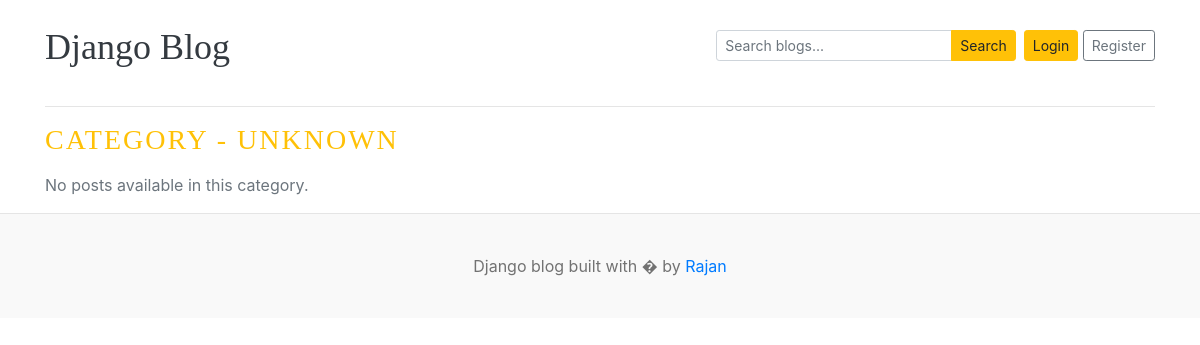
Before: /category/2/ with the older database file.
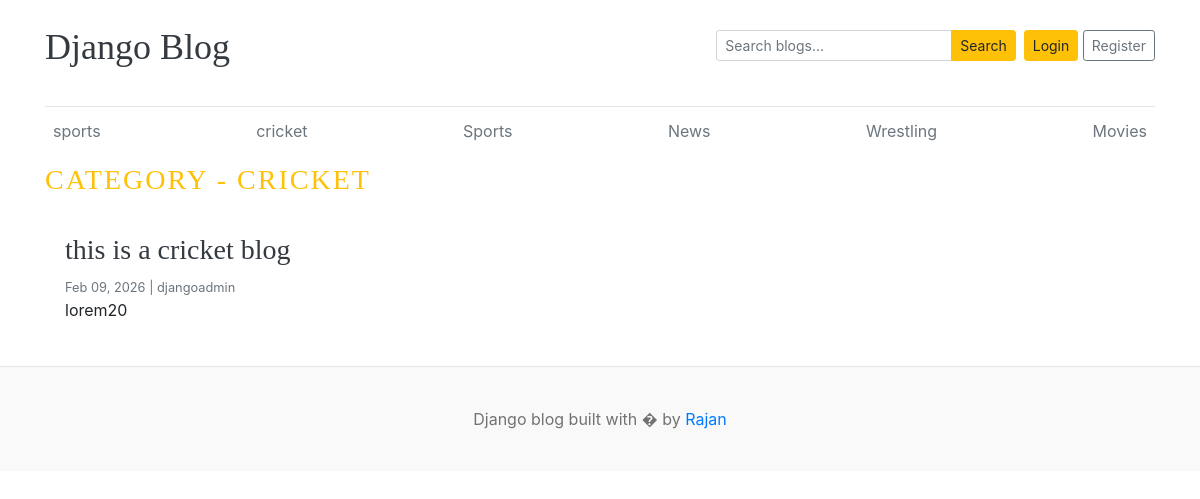
After: the same page with the newer database file.
### blogs/models.py (models this page shows, shortened)
class Category(models.Model):
    category_name = models.CharField(max_length=50, unique=True)
    created_at = models.DateTimeField(auto_now_add=True)
    updated_at = models.DateTimeField(auto_now=True)
    class Meta:
        verbose_name_plural = "Category"

class Blog(models.Model):
    title = models.CharField(max_length=100)
    slug = models.SlugField(max_length=150, unique=True)
    category = models.ForeignKey(Category, on_delete=models.CASCADE)
    author = models.ForeignKey(User, on_delete=models.CASCADE)
    featured_image = models.ImageField(upload_to="uploads/%Y/%m/%d/")
    short_description = models.TextField(max_length=500)
    blog_body = models.TextField(max_length=1000)
    status = models.IntegerField(choices=STATUS_CHOICES, default=0)
    is_featured = models.BooleanField(default=False)
    created_at = models.DateTimeField(auto_now_add=True)
    updated_at = models.DateTimeField(auto_now=True)

### blogs/views.py (the view)
# urls.py: path('<int:category_id>/', views.category_blogs, name='category_blogs'),
def category_blogs(request, category_id):
    posts = Blog.objects.filter(category_id=category_id, status=1)
    current_category = Category.objects.filter(id=category_id).first()
    categories = Category.objects.all()
    context = {
        'posts': posts,
        'current_category': current_category,
        'category': categories,
        'SocialLink': SocialLink.objects.all(),
    }
    return render(request, 'category_blogs.html', context)

### blogs/context_processors.py (called while the page is built)
def get_categories(request):
    categories = Category.objects.all()
    return {'category': categories}

def get_SocialLink(request):
    social_links = SocialLink.objects.all()
    return {'SocialLink': social_links}

### templates/category_blogs.html
{% extends 'base.html' %}
{% block content %}
<h3 class="text-uppercase text-warning mb-3" style="letter-spacing: 2px;">
  Category - {% if current_category %}{{ current_category.category_name }}{% else %}Unknown{% endif %}
</h3>
<div class="row">
  {% if posts %}
    {% for post in posts %}
      <div class="col-md-6 mb-4">
        <div class="card border-0">
          <div class="card-body">
            <h3><a href="{% url 'blogs' post.slug %}" class="text-dark">{{ post.title }}</a></h3>
            <small class="mb-1 text-muted">{{ post.created_at|date:"M d, Y" }} | {{ post.author }}</small>
            <p class="card-text">{{ post.short_description|truncatewords:20 }}</p>
          </div>
        </div>
      </div>
    {% endfor %}
  {% else %}
    <div class="col-12">
      <p class="text-muted">No posts available in this category.</p>
    </div>
  {% endif %}
</div>
{% endblock %}

### templates/base.html (shortened to what this page needs)
{% load static %}
<!DOCTYPE html>
<html lang="en">
<head>
    <link href="https://getbootstrap.com/docs/4.0/dist/css/bootstrap.min.css" rel="stylesheet">
    <link href="{% static 'css/blog.css' %}" rel="stylesheet">
  </head>
<body>
    <div class="container">
      <header class="blog-header py-3">
        <div class="row flex-nowrap justify-content-between align-items-center mb-3">
          <div class="col-6 pt-1">
            <a class="blog-header-logo text-dark" href="/">Django Blog</a>
          </div>
          <div class="col-6 d-flex justify-content-end align-items-center">
            <form id="search-form" action="{% url 'search' %}" method="get" class="form-inline mr-2">
              <div class="input-group input-group-sm">
                <input class="form-control" name="keyword" type="text" placeholder="Search blogs..." aria-label="Search blogs" />
                <div class="input-group-append">
                  <button class="btn btn-warning" type="submit">Search</button>
                </div>
              </div>
            </form>
            <a class="btn btn-sm btn-warning" href="#">Login</a> &nbsp;
            <a class="btn btn-sm btn-outline-secondary" href="#">Register</a>
          </div>
        </div>
      </header>
      <div class="nav-scroller py-1 mb-2">
        <nav class="nav d-flex justify-content-between">
          {% for cat in category %}
          <a class="p-2 text-muted" href="{% url 'category_blogs' cat.id %}">{{ cat.category_name }}</a>
          {% endfor %}
        </nav>
      </div>
{% block content %}
{% endblock %}
    </div>
 <footer class="blog-footer">
  <p>Django blog built with � by <a href="#">Rajan</a></p>
</footer>
</body>
</html>

Changed rows visible on the page:
added Category: category_name "sports"
added Category: category_name "cricket", category_name "CRICKET"
added Category: category_name "Sports"
added Category: category_name "News"
added Category: category_name "Wrestling"
added Category: category_name "Movies"
added Blog: title "this is a cricket blog", created_at "Feb 09, 2026", author "djangoadmin", short_description "lorem20"
Other visible differences:
text no longer shown: "UNKNOWN No posts available in this category."
